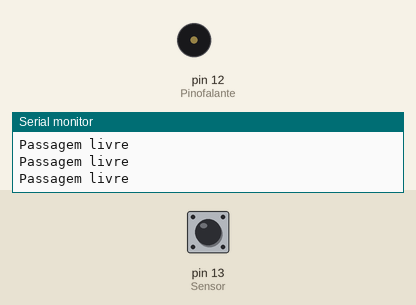
Bench run of a sketch on a simulated Arduino Uno, built with avr-gcc and run on an emulated ATmega328P. On the bench: buzzer (waves = sounding), the last lines printed to the serial monitor. Inputs (shaded band) come from the test bench; at power-on: pin 13 (Sensor) HIGH.

Above: at 1.2 s.
1.3 s: pin 13 (Sensor) driven LOW
At 2.3 s:
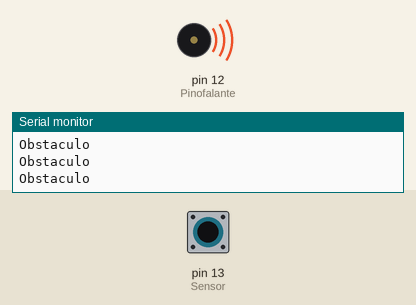
2.8 s: pin 13 (Sensor) driven HIGH
At 5.0 s:
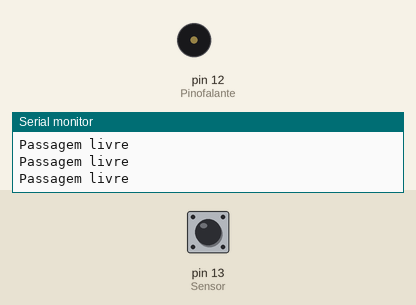
5.8 s: pin 13 (Sensor) pulsed LOW 5 times (0.12 s each, 0.3 s apart)
At 6.9 s:
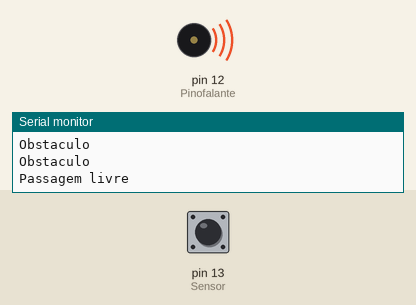
Timing chart, 0 to 9.6 s (numbered marks = the images above; inputs shaded):
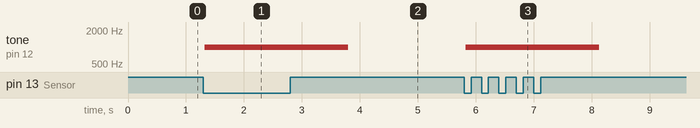

The sketch:

sensor_obstaculo.ino
```cpp
int Sensor = 13;

int tempo = 1000;
int frequencia = 1000;
int Pinofalante = 12;

void setup() {
  Serial.begin(9600);
  pinMode(Sensor,INPUT);
  pinMode(Pinofalante,OUTPUT);
}

void loop() {
  int acionamento = digitalRead(Sensor);

  if(acionamento==LOW){
    Serial.println("Obstaculo");
    tone(Pinofalante,frequencia,tempo);
  }else{
    Serial.println("Passagem livre");

  }

}
```

Measured:
- after the input at 1.3 s, tone on pin 12 (Pinofalante): silent → 1000 Hz at once
- after the input at 2.8 s, tone on pin 12 (Pinofalante): 1000 Hz → silent after 1.0 s
- after the input at 5.8 s, tone on pin 12 (Pinofalante): silent → 1000 Hz at once, → silent 2.3 s later
